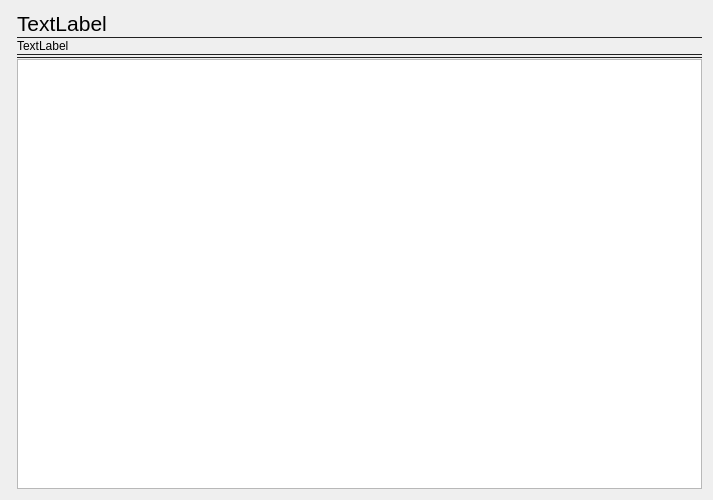
<?xml version="1.0" encoding="UTF-8"?>
<ui version="4.0">
 <class>LicenceTemplatesSettingsPage</class>
 <widget class="QWidget" name="LicenceTemplatesSettingsPage">
  <property name="geometry">
   <rect>
    <x>0</x>
    <y>0</y>
    <width>713</width>
    <height>500</height>
   </rect>
  </property>
  <property name="sizePolicy">
   <sizepolicy hsizetype="Preferred" vsizetype="Preferred">
    <horstretch>0</horstretch>
    <verstretch>0</verstretch>
   </sizepolicy>
  </property>
  <property name="minimumSize">
   <size>
    <width>0</width>
    <height>500</height>
   </size>
  </property>
  <property name="maximumSize">
   <size>
    <width>16777215</width>
    <height>500</height>
   </size>
  </property>
  <property name="windowTitle">
   <string>Form</string>
  </property>
  <layout class="QGridLayout" name="gridLayout">
   <item row="0" column="0">
    <widget class="Nedrysoft::ThemedOutlineView" name="outlineView" native="true"/>
   </item>
   <item row="0" column="1">
    <widget class="QStackedWidget" name="licenseDetailsWidget">
     <widget class="QWidget" name="chooseALicensePage">
      <layout class="QGridLayout" name="gridLayout_2">
       <property name="leftMargin">
        <number>0</number>
       </property>
       <property name="topMargin">
        <number>0</number>
       </property>
       <property name="rightMargin">
        <number>0</number>
       </property>
       <property name="bottomMargin">
        <number>0</number>
       </property>
       <property name="horizontalSpacing">
        <number>0</number>
       </property>
       <property name="verticalSpacing">
        <number>4</number>
       </property>
       <item row="0" column="0">
        <layout class="QVBoxLayout" name="verticalLayout" stretch="0,0,0,0,0,0,1">
         <property name="sizeConstraint">
          <enum>QLayout::SetDefaultConstraint</enum>
         </property>
         <item>
          <widget class="QLabel" name="titleLabel">
           <property name="font">
            <font>
             <pointsize>16</pointsize>
            </font>
           </property>
           <property name="text">
            <string>TextLabel</string>
           </property>
          </widget>
         </item>
         <item>
          <widget class="Line" name="line">
           <property name="styleSheet">
            <string notr="true">color: #212121</string>
           </property>
           <property name="frameShadow">
            <enum>QFrame::Plain</enum>
           </property>
           <property name="orientation">
            <enum>Qt::Horizontal</enum>
           </property>
          </widget>
         </item>
         <item>
          <widget class="QLabel" name="descriptionLabel">
           <property name="text">
            <string>TextLabel</string>
           </property>
           <property name="alignment">
            <set>Qt::AlignLeading|Qt::AlignLeft|Qt::AlignTop</set>
           </property>
           <property name="wordWrap">
            <bool>true</bool>
           </property>
          </widget>
         </item>
         <item>
          <widget class="Line" name="line_3">
           <property name="styleSheet">
            <string notr="true">color: #212121</string>
           </property>
           <property name="frameShadow">
            <enum>QFrame::Plain</enum>
           </property>
           <property name="orientation">
            <enum>Qt::Horizontal</enum>
           </property>
          </widget>
         </item>
         <item>
          <layout class="QHBoxLayout" name="attributesLayout">
           <property name="spacing">
            <number>2</number>
           </property>
          </layout>
         </item>
         <item>
          <widget class="Line" name="line_2">
           <property name="styleSheet">
            <string notr="true">color: #212121</string>
           </property>
           <property name="frameShadow">
            <enum>QFrame::Plain</enum>
           </property>
           <property name="orientation">
            <enum>Qt::Horizontal</enum>
           </property>
          </widget>
         </item>
         <item>
          <widget class="QTextBrowser" name="licenseText">
           <property name="openExternalLinks">
            <bool>false</bool>
           </property>
           <property name="openLinks">
            <bool>false</bool>
           </property>
          </widget>
         </item>
        </layout>
       </item>
      </layout>
     </widget>
    </widget>
   </item>
  </layout>
 </widget>
 <customwidgets>
  <customwidget>
   <class>Nedrysoft::ThemedOutlineView</class>
   <extends>QWidget</extends>
   <header>ThemedOutlineView.h</header>
   <container>1</container>
  </customwidget>
 </customwidgets>
 <resources/>
 <connections/>
</ui>
